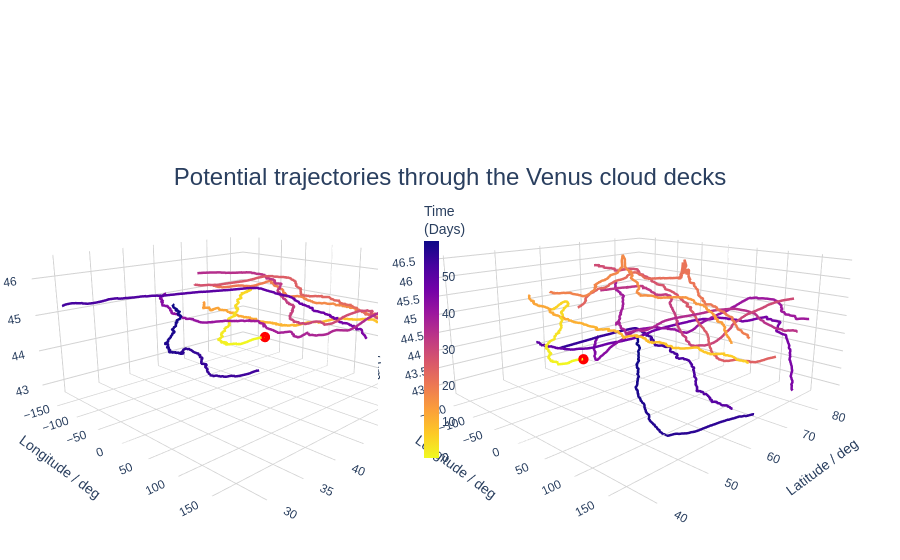

Notebook code for this chart:
### Code cell
import xarray as xr
from visualisations import doubletraj
ds = xr.open_zarr('outputs/Test2.zarr')
doubletraj(ds)          # all trajectories on one 3-D plot

### Figure 1 — Plotly figure (JSON) as saved in the notebook; plotly's stock layout.template omitted (floating-point values rounded to 4 significant figures; data arrays with more than 128 entries replaced by an {"elided": "..."} marker saying what was removed)
{"data": [{"hoverinfo": "skip", "line": {"color": {"elided": "2886 float values"}, "colorscale": [[0, "#f0f921"], [0.1111, "#fdca26"], [0.2222, "#fb9f3a"], [0.3333, "#ed7953"], [0.4444, "#d8576b"], [0.5556, "#bd3786"], [0.6667, "#9c179e"], [0.7778, "#7201a8"], [0.8889, "#46039f"], [1, "#0d0887"]], "showscale": false, "width": 5}, "mode": "lines", "name": "Trajectory 1", "scene": "scene", "type": "scatter3d", "x": {"elided": "2886 float values"}, "y": {"elided": "2886 float values"}, "z": {"elided": "2886 float values"}}, {"hoverinfo": "skip", "marker": {"color": "red", "size": 6, "symbol": "circle"}, "mode": "markers", "scene": "scene", "showlegend": false, "type": "scatter3d", "x": [89.17], "y": [39.9], "z": [45.0]}, {"hoverinfo": "skip", "line": {"color": {"elided": "2889 float values"}, "colorbar": {"len": 0.6, "thickness": 15, "tickfont": {"size": 12}, "title": {"text": "Time<br>(Days)"}, "x": 0.46}, "colorscale": [[0, "#f0f921"], [0.1111, "#fdca26"], [0.2222, "#fb9f3a"], [0.3333, "#ed7953"], [0.4444, "#d8576b"], [0.5556, "#bd3786"], [0.6667, "#9c179e"], [0.7778, "#7201a8"], [0.8889, "#46039f"], [1, "#0d0887"]], "showscale": true, "width": 5}, "mode": "lines", "name": "Trajectory 2", "scene": "scene2", "type": "scatter3d", "x": {"elided": "2889 float values"}, "y": {"elided": "2889 float values"}, "z": {"elided": "2889 float values"}}, {"hoverinfo": "skip", "marker": {"color": "red", "size": 6, "symbol": "circle"}, "mode": "markers", "scene": "scene2", "showlegend": false, "type": "scatter3d", "x": [88.99], "y": [40.1], "z": [45.0]}], "layout": {"font": {"family": "Arial"}, "margin": {"b": 0, "l": 0, "r": 0, "t": 100}, "paper_bgcolor": "white", "plot_bgcolor": "white", "scene": {"aspectmode": "manual", "aspectratio": {"x": 1, "y": 1, "z": 0.5}, "bgcolor": "white", "camera": {"center": {"x": 0, "y": 0, "z": 0}, "eye": {"x": 1.3, "y": -1.3, "z": 0.5}, "up": {"x": 0, "y": 0, "z": 1}}, "domain": {"x": [0, 0.54], "y": [0, 1]}, "xaxis": {"backgroundcolor": "white", "gridcolor": "lightgrey", "title": {"text": "Longitude / deg"}}, "yaxis": {"backgroundcolor": "white", "gridcolor": "lightgrey", "title": {"text": "Latitude / deg"}}, "zaxis": {"backgroundcolor": "white", "gridcolor": "lightgrey", "range": [42.62, 46.58], "title": {"text": "Altitude / km"}}}, "scene2": {"aspectmode": "manual", "aspectratio": {"x": 1, "y": 1, "z": 0.5}, "bgcolor": "white", "camera": {"center": {"x": 0, "y": 0, "z": 0}, "eye": {"x": 1.3, "y": -1.3, "z": 0.5}, "up": {"x": 0, "y": 0, "z": 1}}, "domain": {"x": [0.42, 1], "y": [0, 1]}, "xaxis": {"backgroundcolor": "white", "gridcolor": "lightgrey", "title": {"text": "Longitude / deg"}}, "yaxis": {"backgroundcolor": "white", "gridcolor": "lightgrey", "title": {"text": "Latitude / deg"}}, "zaxis": {"backgroundcolor": "white", "gridcolor": "lightgrey", "range": [42.62, 46.58], "title": {"text": "Altitude / km"}}}, "showlegend": false, "title": {"font": {"family": "Arial", "size": 24}, "text": "Potential trajectories through the Venus cloud decks", "x": 0.5, "y": 0.7}}}
